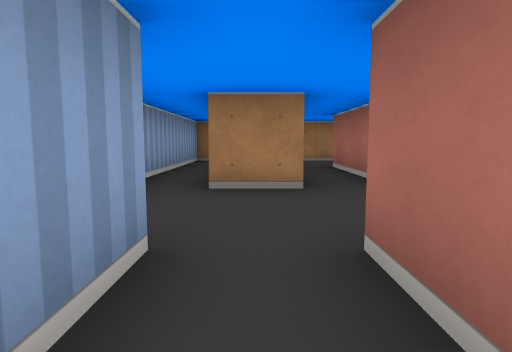
View 1 (above)

13 first-person views from a walk through a cub3D level. The camera is about half as high as the walls, tilts 6° down and sees 75° across. The floor is counted in squares. Each view is taken from the middle of a square. On the plan, view 1 faces up. The plan holds only what a view shows up to about 9 squares ahead; the rest is blank.

View 2
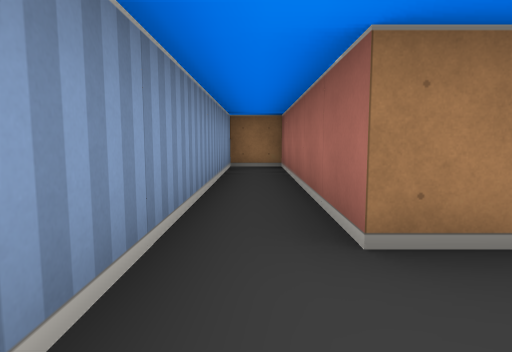

View 3
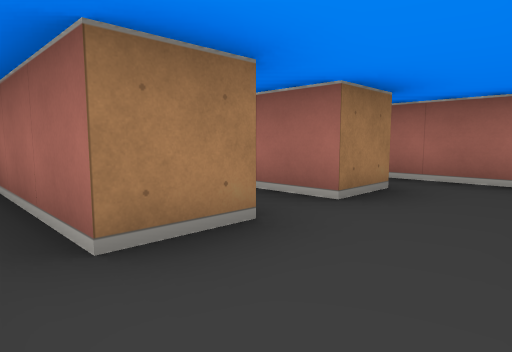

View 4
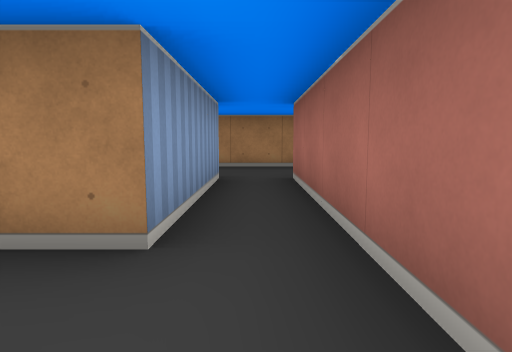

View 5
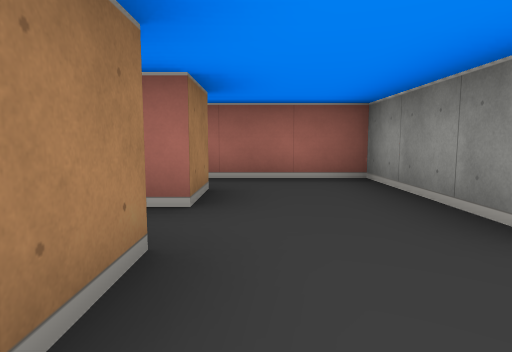

View 6
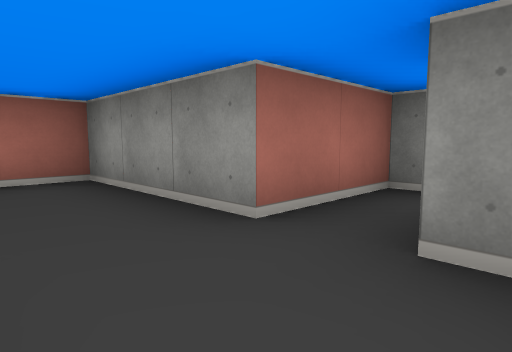

View 7
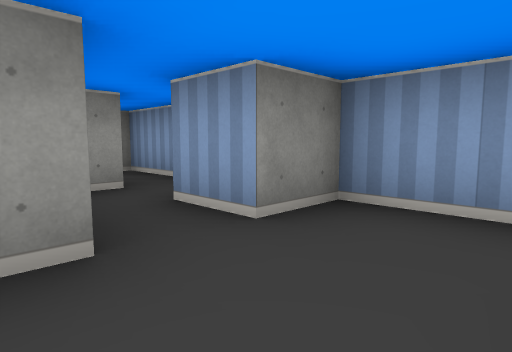

View 8
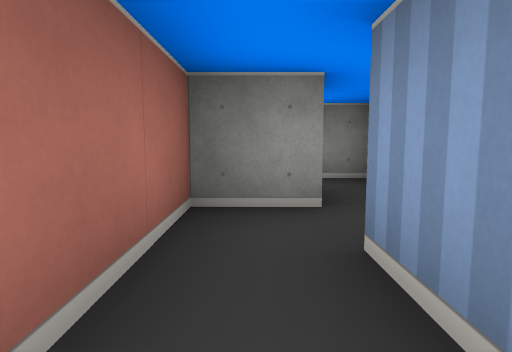

View 9
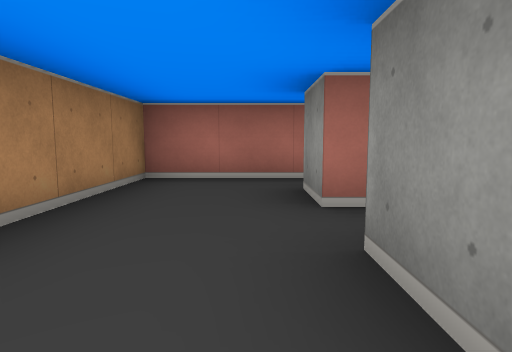

View 10
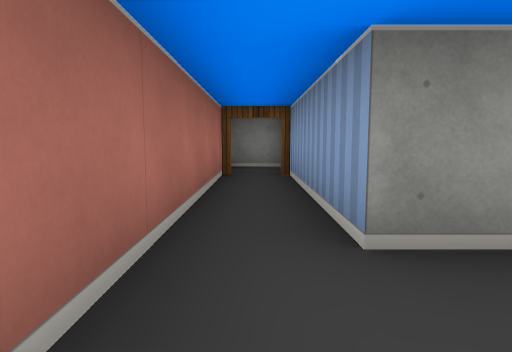

View 11
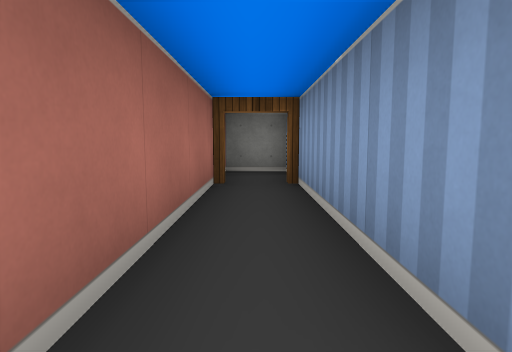

View 12
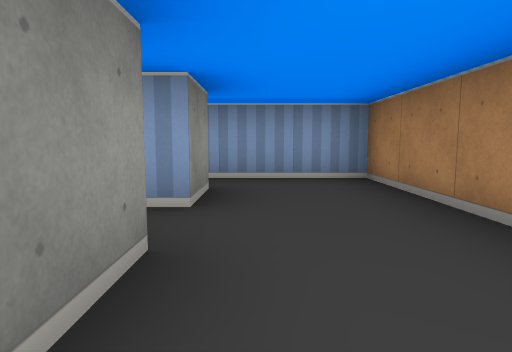

View 13
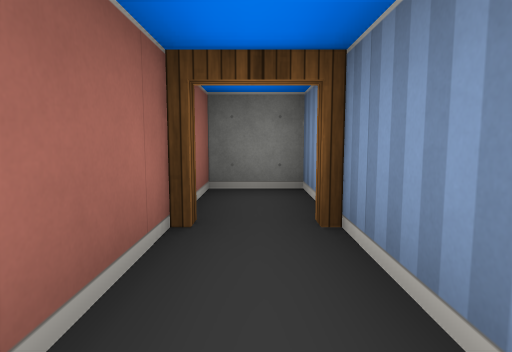

### Floor plan
Points are (right, up) in squares from view 1. A wall is a line through its corners. A room is listed if a view was taken in it or the views show most of it. See-through windows are left out.
Room 1 (view 1)
walls: (-1.5, -1.1) (-1.5, -2.5) (-0.9, -2.5); (-0.6, -0.5) (0.5, -0.5) (0.5, 0.5)
ways out: opening at (0, 0) to room 2
Room 2 (views 2, 3, 5, 6, 7, 8, 9)
walls: (0.6, 3.5) (-0.5, 3.5) (-0.5, 8.5) (-1.5, 8.5) (-1.5, 1.5) (-0.5, 1.5) (-0.5, 0.5); (2.5, 3.5) (1.5, 3.5) (1.5, 6.5) (2.5, 6.5); (2.5, 8.5) (0.5, 8.5) (0.5, 6.2); (0.5, 0.5) (0.5, 1.5) (2.5, 1.5)
ways out: opening at (0, 0) to room 1; opening at (2, 2.5) to room 3; opening at (2, 7.5) to room 3
Room 3 (view 4)
walls: (2.5, 6.5) (2.5, 3.5); (4.5, 8.5) (2.5, 8.5); (2.5, 1.5) (3.5, 1.5) (3.5, 6.5) (4.5, 6.5)
ways out: opening at (2, 2.5) to room 2; opening at (2, 7.5) to room 2; opening at (4, 7.5) to room 4
Room 4 (views 10, 11, 12, 13)
walls: (4.5, 6.5) (4.5, 3); (5.5, 3) (5.5, 8.5) (4.5, 8.5)
ways out: opening at (4, 7.5) to room 3; open door at (5, 3) to room 5
Room 5 (no view inside)
walls: (4.5, 3) (4.5, 1.5) (5.5, 1.5) (5.5, 3)
ways out: open door at (5, 3) to room 4

Positions as (right, up) in squares from view 1, and headings:
1: (0, 0), facing up
2: (-1, 2), facing up
3: (-1, 2), facing up-right
4: (3, 2), facing up
5: (-1, 3), facing right
6: (-1, 3), facing down-right
7: (1, 3), facing down-left
8: (0, 2), facing down
9: (1, 7), facing right
10: (5, 8), facing down
11: (5, 7), facing down
12: (5, 7), facing left
13: (5, 5), facing down
